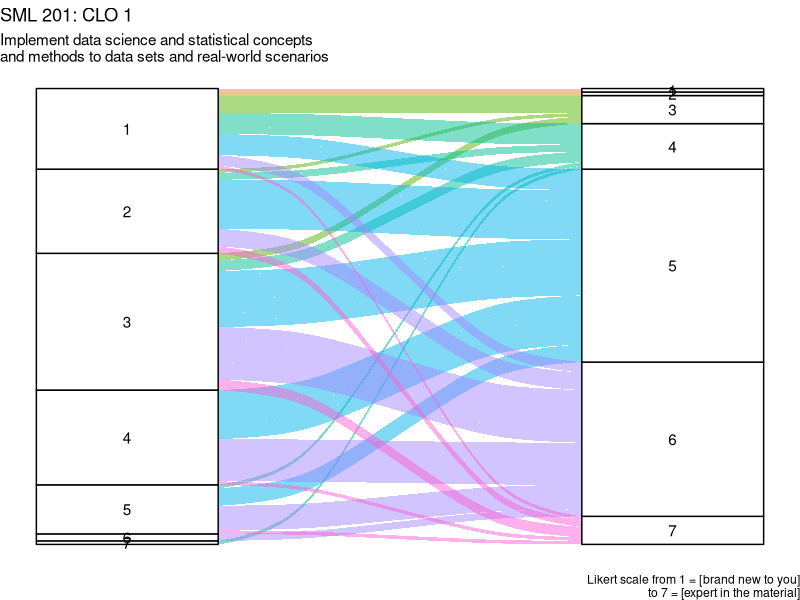
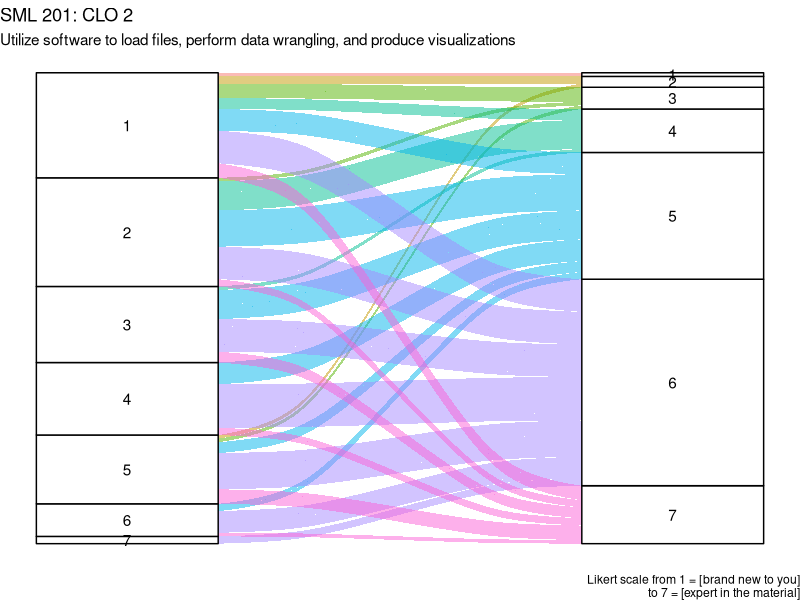
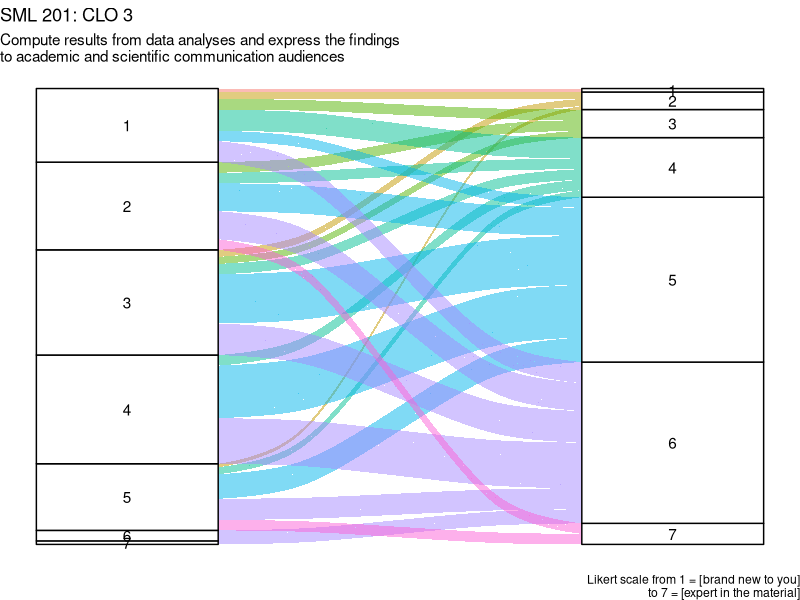
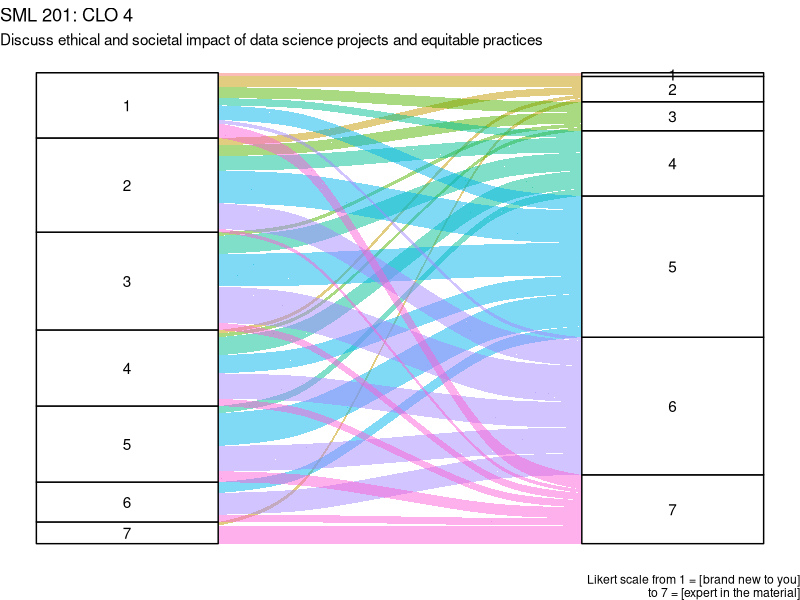

The R source for these figures, in order:
## ---- chunk 1
#| echo: false
#| message: false
#| warning: false

library("ggalluvial")
library("tidyverse")

survey_df <- readr::read_csv("sml_201_survey_data.csv") |>
  mutate(across(starts_with("CLO"), as.factor))
## ---- chunk 2
#| echo: false
#| message: false
#| warning: false

survey_df |>
  ggplot(aes(axis1 = CLO_1A,
             axis2 = CLO_1B)) +
  ggalluvial::geom_alluvium(aes(fill = CLO_1B)) +
  ggalluvial::geom_stratum() +
  geom_text(stat = "stratum",
            aes(label = after_stat(stratum))) +
  labs(title = "SML 201: CLO 1",
       subtitle = "Implement data science and statistical concepts\nand methods to data sets and real-world scenarios",
       caption = "Likert scale from 1 = [brand new to you]\nto 7 = [expert in the material]") +
  theme_void() + 
  theme(legend.position = "none")
## ---- chunk 3
#| echo: false
#| message: false
#| warning: false

survey_df |>
  ggplot(aes(axis1 = CLO_2A,
             axis2 = CLO_2B)) +
  ggalluvial::geom_alluvium(aes(fill = CLO_2B)) +
  ggalluvial::geom_stratum() +
  geom_text(stat = "stratum",
            aes(label = after_stat(stratum))) +
  labs(title = "SML 201: CLO 2",
       subtitle = "Utilize software to load files, perform data wrangling, and produce visualizations",
       caption = "Likert scale from 1 = [brand new to you]\nto 7 = [expert in the material]") +
  theme_void() + 
  theme(legend.position = "none")
## ---- chunk 4
#| echo: false
#| message: false
#| warning: false

survey_df |>
  ggplot(aes(axis1 = CLO_3A,
             axis2 = CLO_3B)) +
  ggalluvial::geom_alluvium(aes(fill = CLO_3B)) +
  ggalluvial::geom_stratum() +
  geom_text(stat = "stratum",
            aes(label = after_stat(stratum))) +
  labs(title = "SML 201: CLO 3",
       subtitle = "Compute results from data analyses and express the findings\nto academic and scientific communication audiences",
       caption = "Likert scale from 1 = [brand new to you]\nto 7 = [expert in the material]") +
  theme_void() + 
  theme(legend.position = "none")
## ---- chunk 5
#| echo: false
#| message: false
#| warning: false

survey_df |>
  ggplot(aes(axis1 = CLO_4A,
             axis2 = CLO_4B)) +
  ggalluvial::geom_alluvium(aes(fill = CLO_4B)) +
  ggalluvial::geom_stratum() +
  geom_text(stat = "stratum",
            aes(label = after_stat(stratum))) +
  labs(title = "SML 201: CLO 4",
       subtitle = "Discuss ethical and societal impact of data science projects and equitable practices",
       caption = "Likert scale from 1 = [brand new to you]\nto 7 = [expert in the material]") +
  theme_void() + 
  theme(legend.position = "none")
